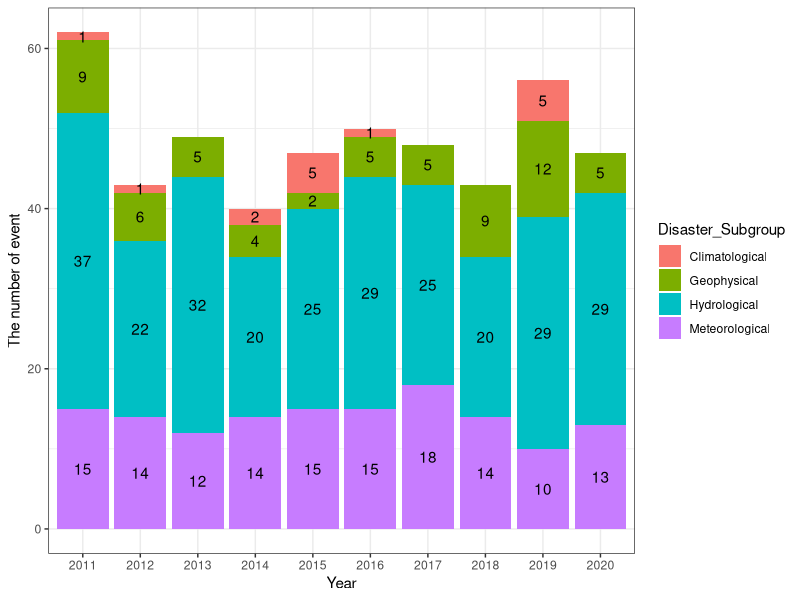
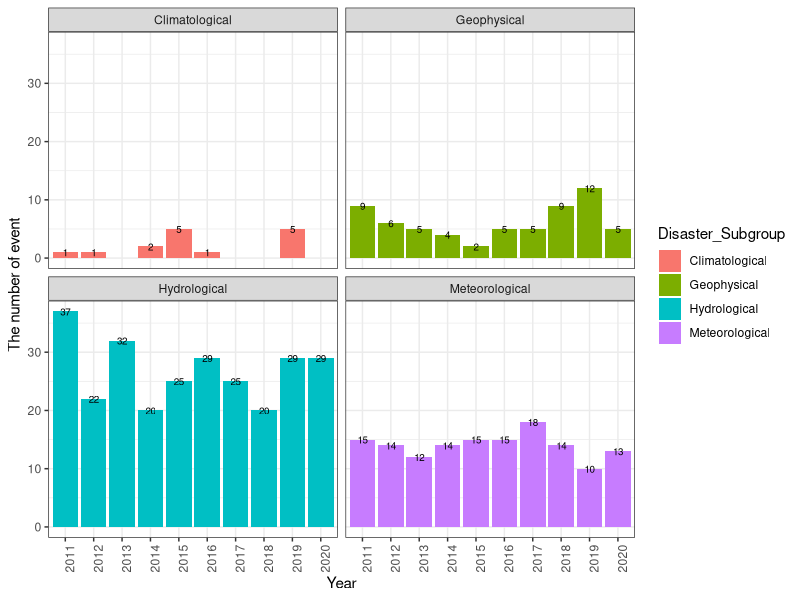
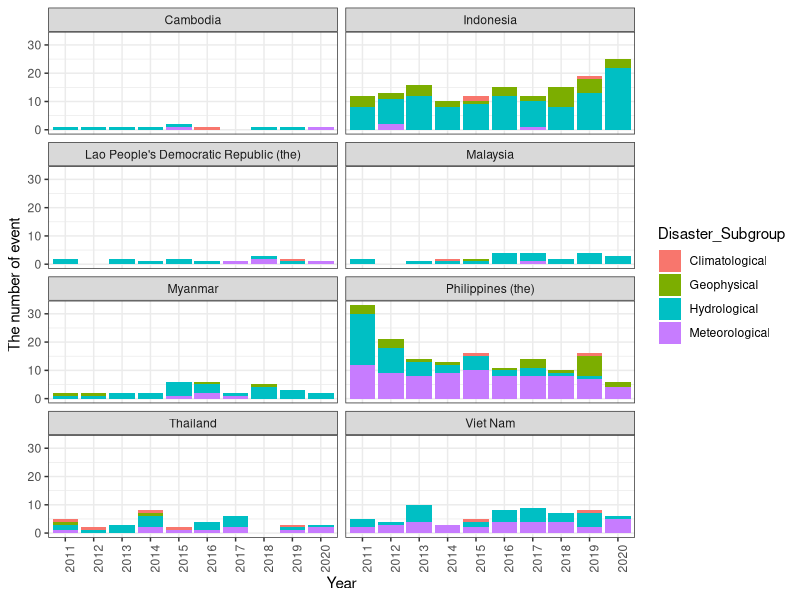
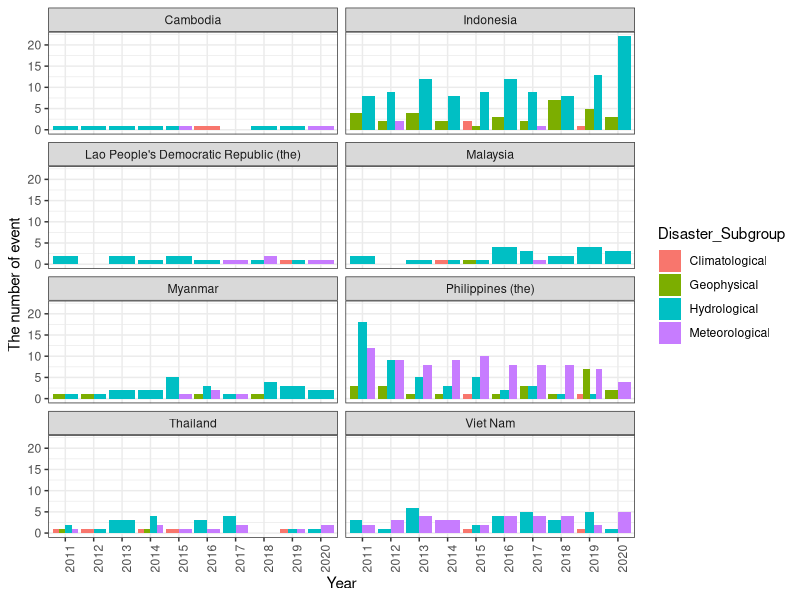
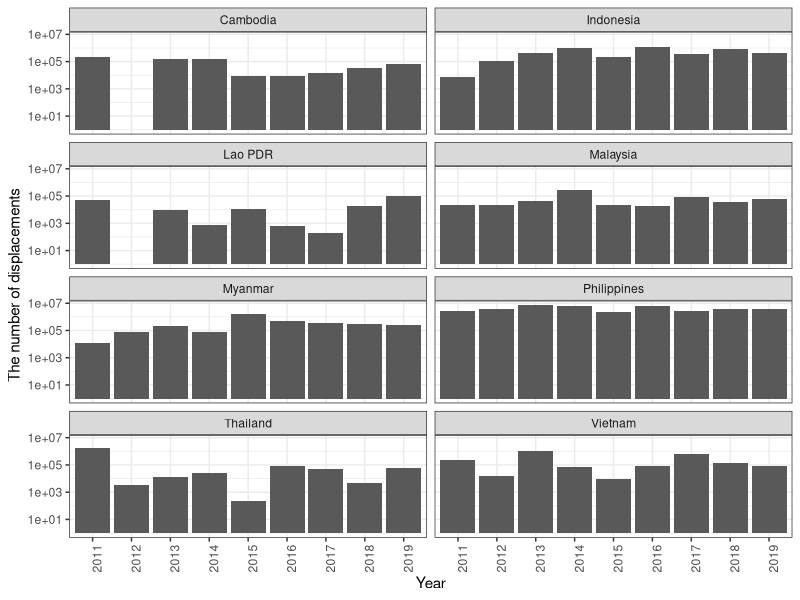
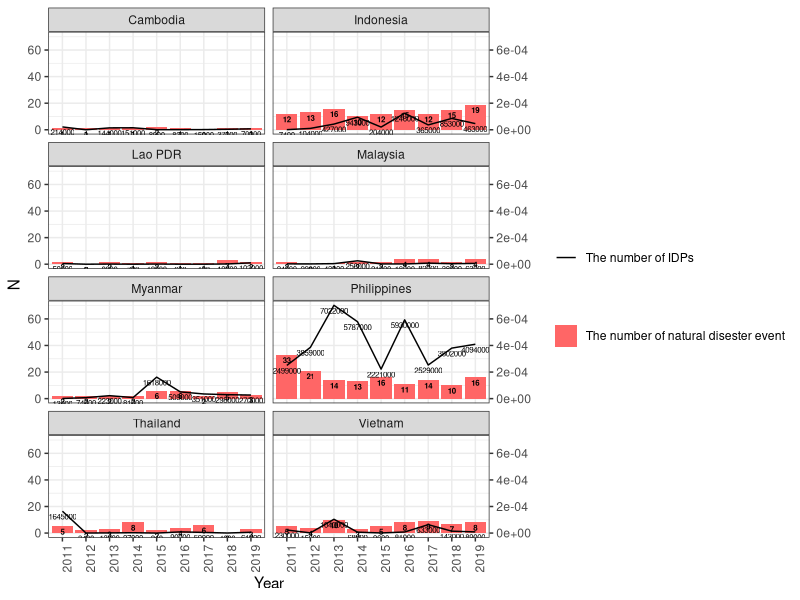
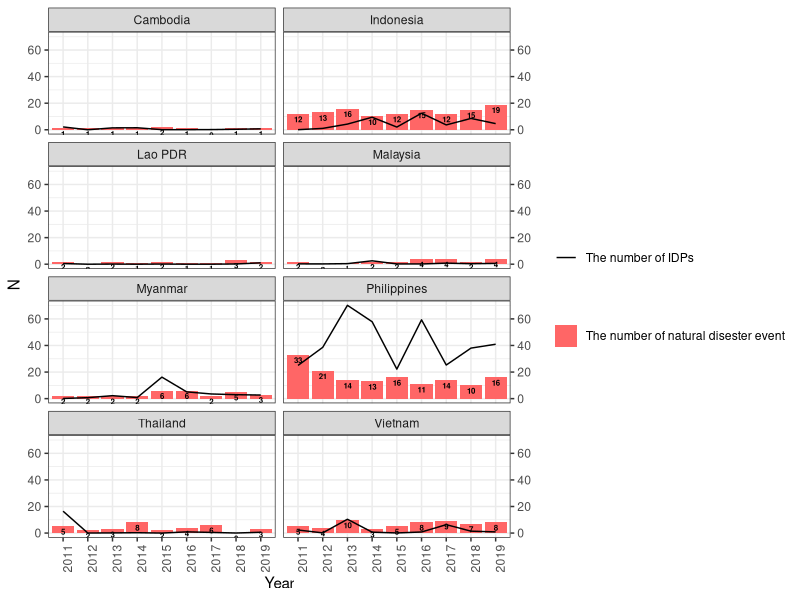
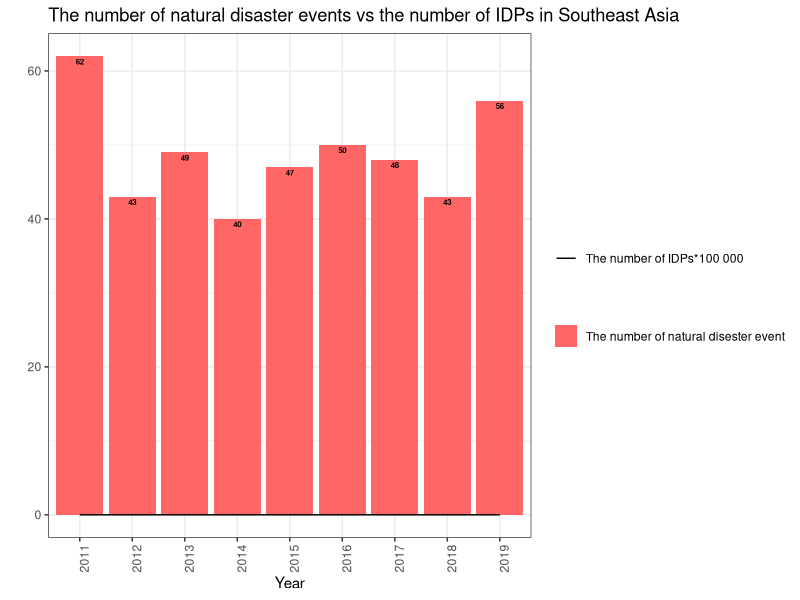

Reproduce these figures in R, in order.
## ---- chunk 1
# Packages

knitr::opts_chunk$set(echo = TRUE)
#install.packages("tidyverse")
library(tidyverse)
#install.packages("reshape")
library(readxl)
#install.packages("reshape2")
library(reshape2)
library(reshape)
#install.packages("writexl")
library(writexl)
library(dplyr)
library(ggplot2)
## ---- chunk 2
# download
natural_disaster_2011_2020 <- read_excel("natural_disaster_2011_2020.xlsx")

# delete unnecessary rows
natural_disaster_2011_2020 <- natural_disaster_2011_2020[-1:-5, ]

# rename the variables 
names(natural_disaster_2011_2020) <- c('Dis_No', 'Year', 'Seq', 'Disaster_Group', 'Disaster_Subgroup', 'Disaster_Type', 'Disaster_Subtype', 'Disaster_Subsubtype', 'Event_Name', 'Entry_Criteria', 'Country', 'ISO', 'Region', 'Continent', 'Location', 'Origin', 'Associated_Dis', 'Associated_Dis2', 'OFDA_Response', 'Appeal', 'Declaration', 'Aid_Contribution', 'Dis_Mag_Value', 'Dis_Mag_Scale', 'Latitude', 'Longitude', 'Local_Time', 'River_Basin', 'Start_Year', 'Start_Month', 'Start_Day', 'End_Year', 'End_Month', 'End_Day', 'Total_Deaths', 'No_injured', 'No_affected', 'No_Homeless', 'Total_Affected', 'Reconstruction_Costs', 'Insured_Damages', 'Total_Damage', 'CPI')

# delete unnecessary rows
natural_disaster_2011_2020 <- natural_disaster_2011_2020[-1, ]

# select necessary variables(columns)
data <- select(natural_disaster_2011_2020, 'Dis_No', 'Year', 'Seq', 'Disaster_Type', 'Disaster_Subgroup', 'Country', 'Dis_Mag_Value', 'Dis_Mag_Scale', 'Latitude', 'Longitude', 'Start_Year', 'Start_Month', 'Start_Day', 'End_Year', 'End_Month', 'End_Day', 'Total_Deaths', 'No_injured', 'No_affected', 'No_Homeless', 'Total_Affected', 'Total_Damage')

# select countries
## Cambodia, Indonesia, Philippines (the),  Malaysia, Thailand, Lao People's Democratic Republic (the),  Myanmar,  Singapore,  Vietnam.
data <- data %>%
  filter(Country %in% c("Cambodia", "Indonesia", "Philippines (the)",  "Malaysia", "Thailand", "Lao People's Democratic Republic (the)",  "Myanmar",  "Singapore",  "Viet Nam"))

## ---- chunk 3
# Change in the number of all disasters (group by year)
all <- data %>% 
  filter(Disaster_Subgroup %in% c("Climatological", "Meteorological", "Hydrological", "Geophysical")) %>%
  group_by(Year, Disaster_Subgroup) %>%
  summarise(N=n(), na.rm = TRUE)

# 1) stacked bar graph 
all_bar <- ggplot(all, aes(x = Year, y = N, fill = Disaster_Subgroup)) + 
  geom_bar(stat="identity") +
  theme_bw() +
  labs(x="Year", y="The number of event") + 
  geom_text(aes(label= N), position = position_stack(vjust=0.5)) 
all_bar

# 2) separated bar graph
all_bar2 <- ggplot(all, aes(x = Year, y = N, fill = Disaster_Subgroup)) +
  geom_bar(stat="identity", position="dodge")+
  theme_bw() + 
  facet_wrap(~Disaster_Subgroup, ncol=2) +
  labs(x="Year", y="The number of event") + 
  geom_text(aes(label= N), size = 2.5) +
  theme(axis.text.x=element_text(angle=90, hjust=1))
all_bar2


# Change in the number of disaster (group by country)
country <- data %>% 
  filter(Disaster_Subgroup %in% c("Climatological", "Meteorological", "Hydrological", "Geophysical")) %>%
  group_by(Year, Disaster_Subgroup, Country) %>%
  summarise(N=n(), na.rm = TRUE)

# 1) stacked bar graph
country_bar <- ggplot(country, aes(x = Year, y = N, fill = Disaster_Subgroup)) + 
  geom_bar(stat="identity") +
  labs(x="Year", y="The number of event") + 
  facet_wrap(~Country, ncol=2) +  
  theme_bw() +
  theme(axis.text.x=element_text(angle=90, hjust=1)) 
country_bar

# 2) separated bar graph
country_bar2 <- ggplot(country, aes(x = Year, y = N, fill = Disaster_Subgroup)) +
  geom_bar(stat="identity", position="dodge")+
  labs(x="Year", y="The number of event") + 
  facet_wrap(~Country, ncol=2) +  
  theme_bw() +
  theme(axis.text.x=element_text(angle=90, hjust=1))
country_bar2
## ---- chunk 4
#1. Grouping data by year and country
country_events <- data %>% 
  filter(Disaster_Subgroup %in% c("Climatological", "Meteorological", "Hydrological", "Geophysical")) %>%
  group_by(Year, Country) %>%
  summarise(N=n(), na.rm = TRUE)

###str(country_events)

#2. Changing value
country_events$Country <- recode(country_events$Country, "Philippines (the)" = "Philippines", "Lao People's Democratic Republic (the)" = "Lao PDR", "Viet Nam" = "Vietnam")
## ---- chunk 5
#download
idp_dt <- read.table("IDP_data.csv", sep = ";", header = TRUE, stringsAsFactors = FALSE)

# We have three countries for which we don't have data at all or not enough data for the analysis: Brunei, Singapore and Timor-Leste. So we take them out. Also we transform dataset into tibble format for later. 

idp_clean <- idp_dt[-c(7,10,11),]
idp_clean_t <- as.tibble(idp_clean)


# Preparing data for individual countries 
# 1) Selecting the countries and variables we need 
country_idp <- idp_clean_t %>%
  filter(Country.Name %in% c("Cambodia", "Indonesia", "Philippines", "Malaysia", "Thailand", "Lao PDR", "Myanmar", "Vietnam")) %>% 
  select(-2)

#2) Transforming variables to numeric format (to be able late to use log() function)
country_idp <- country_idp %>% mutate_at(vars(X2011, X2012, X2013, X2014, X2015, X2016, X2017, X2018, X2019), as.numeric) 
names(country_idp)[2] <- "2011"
names(country_idp)[3]<- "2012"
names(country_idp)[4]<- "2013"
names(country_idp)[5]<- "2014"
names(country_idp)[6]<- "2015"
names(country_idp)[7]<- "2016"
names(country_idp)[8]<- "2017"
names(country_idp)[9]<- "2018"
names(country_idp)[10]<- "2019"

#3) Changing from wide to long format (to be able to use ggplot2)
country_idp <- as.data.frame(country_idp)
country_idp_long <- melt(data = country_idp,
                         id.vars = "Country.Name",
                         variable.name = "Year",
                         value.name = "IDPs")
names(country_idp_long) <- c('Country', 'Year', 'IDPs')

#4) Again transforming to tibble format (as the process of making data long resulted in turning back again the data.frame)
country_idp_long_t <- as.tibble(country_idp_long) %>%
  mutate_at(vars(IDPs), as.numeric) 
## ---- chunk 6
#Building graphs -> number of IDPs per country per year;
country_idp_bar <- ggplot(country_idp_long_t, aes(x = Year, y = IDPs)) +
  geom_bar(stat = "identity") +
  labs(x = "Year", y = "The number of displacements") +
  facet_wrap(~Country, ncol = 2) +
  theme_bw() +
  theme(axis.text.x = element_text(angle = 90, hjust = 1)) +
  scale_y_log10() 

country_idp_bar
## ---- chunk 7
# merge
merged_data <- left_join(country_idp_long_t, country_events, by = c("Year", "Country"))

# NA imputation
#1) Natural diseaster events 
merged_data$N[is.na(merged_data$N)] <- 0 
#2) IDPs
merged_data$IDPs[is.na(merged_data$IDPs)] <- 0 
  

# Plot 1 - by country;
#1) not change the scale of IDPs
ggplot(merged_data, aes(x = Year)) +
  geom_col(aes(y = N, fill="redfill")) +
  geom_text(aes(y = N, label = N), fontface = "bold", vjust = 1.4, color = "black", size = 2) +
  geom_line(aes(y =  IDPs / 100000, group = 1, color = 'blackline')) +
  geom_text(aes(y =  IDPs / 100000, label = round(IDPs, 2)), vjust = 1.4, color = "black", size = 2) +
  scale_y_continuous(sec.axis = sec_axis(trans = ~ . / 100000)) +
   scale_fill_manual('', labels = 'The number of natural disester event', values = "#FF6666") +
  scale_color_manual('', labels = 'The number of IDPs', values = 'black') +
  theme_bw() +  
  facet_wrap(~Country, ncol=2) +
  theme(axis.text.x=element_text(angle=90, hjust=1))

#2) change the scale of IDPs
merged_data$IDPs <- merged_data$IDPs/100000

ggplot(merged_data, aes(x = Year)) +
  geom_col(aes(y = N, fill="redfill")) +
  geom_text(aes(y = N, label = N), fontface = "bold", vjust = 1.4, color = "black", size = 2) +
  geom_line(aes(y = IDPs, group = 1, color = 'blackline')) +
  labs(x="Year") +
  scale_y_continuous(sec.axis = sec_axis(~.)) +
  scale_fill_manual('', labels = 'The number of natural disester event', values = "#FF6666") +
  scale_color_manual('', labels = 'The number of IDPs', values = 'black') +
  theme_bw() +  
  facet_wrap(~Country, ncol=2) +
  theme(axis.text.x=element_text(angle=90, hjust=1))

# Plot 2 - whole region;

#1. Creating dataset for plotting totals 
  all_country <- merged_data %>%
  group_by(Year) %>%
  summarise(IDPs_total=sum(IDPs), events_total = sum(N))
  
#2. Overcoming the issue with needing two y-axis
all_country$IDPs_total <- all_country$IDPs_total/100000

#3. Creating the plot 
ggplot(all_country, aes(x = Year)) +
  geom_col(aes(y = events_total, fill = "redfill")) +
  geom_line(aes(y = IDPs_total, group = 1, color = 'blackline')) +
  geom_text(aes(y = events_total, label = events_total), fontface = "bold", vjust = 1.4, color = "black", size = 2) +
  labs(x = "Year", y = "") +
  ggtitle("The number of natural disaster events vs the number of IDPs in Southeast Asia") +
  scale_fill_manual('', labels = 'The number of natural disester event', values = "#FF6666") +
  scale_color_manual('', labels = 'The number of IDPs*100 000', values = 'black') +
  theme_bw() +
  theme(axis.text.x=element_text(angle=90, hjust=1))
